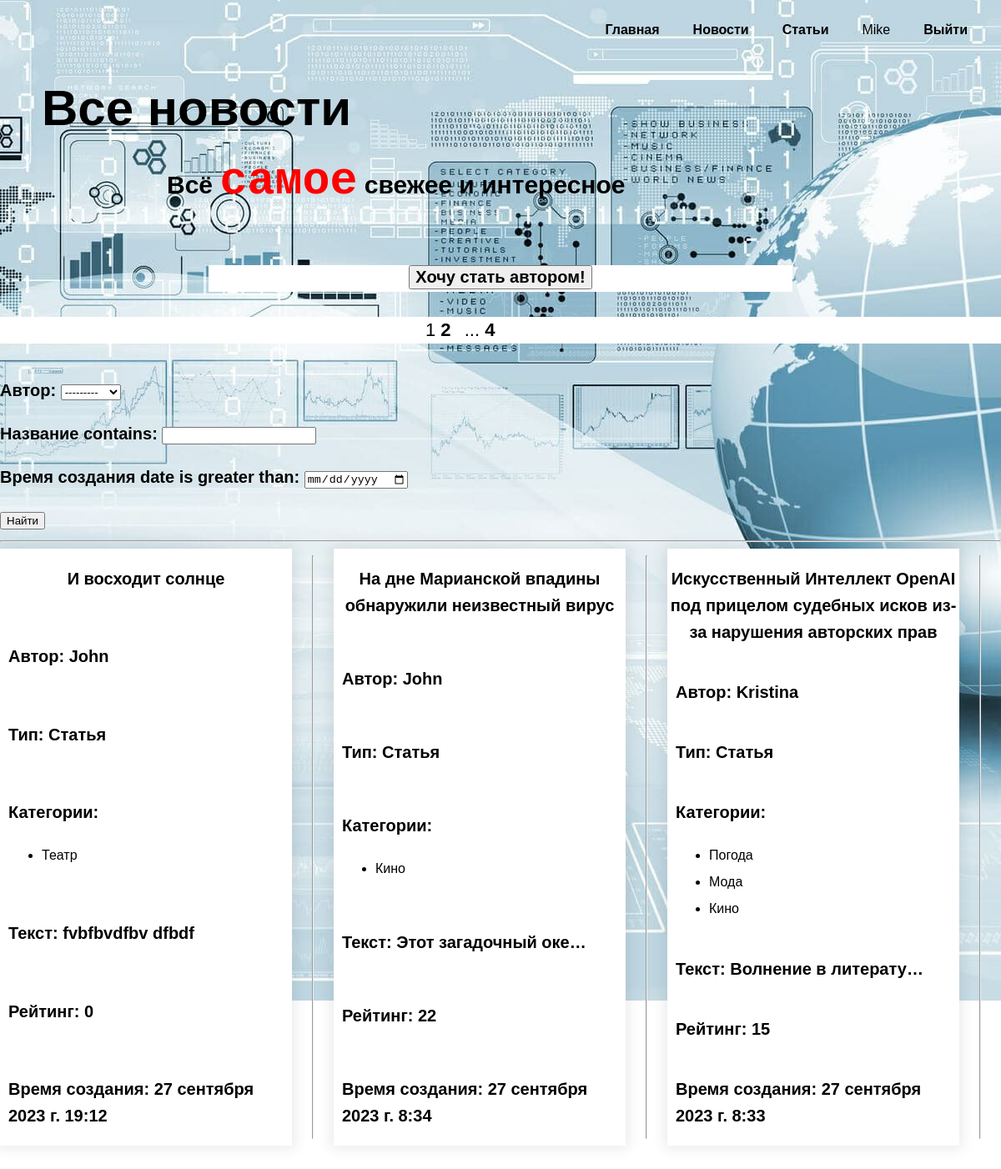
/articles/ (signed in), run on the app's committed database.
### mainapp/models.py (models this page shows, shortened)
class Post(models.Model):
    STATYA = "St"
    NOVOST = "Nv"
    POST_TYPE_CHOICES = [
        (STATYA, "Статья"),
        (NOVOST, "Новость"),
    ]
    author = models.ForeignKey(Author, on_delete=models.CASCADE, related_name='author_post', verbose_name='Автор')
    type = models.CharField(max_length=2, choices=POST_TYPE_CHOICES, default=NOVOST, verbose_name='Тип поста')
    time_created = models.DateTimeField(auto_now_add=True, verbose_name='Время создания')
    category = models.ManyToManyField(Category, through="PostCategory", verbose_name='Категория')
    title = models.CharField(max_length=255, verbose_name='Название')
    text = models.TextField(verbose_name='Текст')
    rating = models.IntegerField(default=0, verbose_name='Рейтинг')
    slug = models.SlugField(max_length=255, unique=True, db_index=True, verbose_name="URL")
    class Meta:
        verbose_name = 'Пост'
        verbose_name_plural = 'Посты'
    def get_absolute_url(self):
        return reverse('post', kwargs={'post_slug': self.slug})
    def get_category_list(self):
        queryset_category = self.category.values()
        return [i['name'] for i in queryset_category]

class Author(models.Model):
    user = models.OneToOneField(User, on_delete=models.CASCADE, verbose_name='Пользователь')
    rating = models.IntegerField(default=0, verbose_name='Рейтинг')
    def __str__(self):
        return str(self.user)
    class Meta:
        verbose_name = 'Автор'
        verbose_name_plural = 'Авторы'

class Category(models.Model):
    name = models.CharField(max_length=100, unique=True, verbose_name='Категория')
    slug = models.SlugField(max_length=255, unique=True, db_index=True, verbose_name="URL")
    class Meta:
        verbose_name = 'Категория'
        verbose_name_plural = 'Категории'

### mainapp/views.py (the view)
# urls.py: path('articles/', ShowAllArticles.as_view(), name='show_all_articles'),
class ShowAllArticles(ListView):
    model = Post
    template_name = 'mainapp/show-all-posts.html'
    context_object_name = 'posts'
    paginate_by = 3
    def get_context_data(self, *, object_list=None, **kwargs):
        context = super().get_context_data(**kwargs)
        if self.request.user.groups.filter(name='authors').exists():
            context['menu'] = menu + [
                {'title': 'Создать статью', 'url_name': 'create_articles'}]
        else:
            context['menu'] = menu
        context['title'] = 'Статьи'
        context['filterset'] = self.filterset
        context['is_author'] = self.request.user.groups.filter(name='authors').exists()
        return context
    def get_queryset(self):
        queryset = Post.objects.filter(type='St').order_by('-time_created')
        self.filterset = PostFilter(self.request.GET, queryset)
        return self.filterset.qs

### mainapp/templatetags/custom_filters.py (called while the page is built)
@register.filter()
def bad_words(text_string):
    res = []
    try:
        for word in text_string.split():
            if word.lower().strip(punctuation) in bad_words2:
                if word[-1] in punctuation:
                    word = word[0] + '*' * (len(word) - 2) + word[-1]
                else:
                    word = word[0] + '*' * (len(word) - 1)
            res.append(word)
    except Exception:
        print("Oops! That was no string. Try again...")
    return ' '.join(res)

@register.simple_tag(takes_context=True)
def url_replace(context, **kwargs):
    d = context['request'].GET.copy()
    for k, v in kwargs.items():
        d[k] = v
    return d.urlencode()

### mainapp/templates/mainapp/show-all-posts.html (shortened to what this page needs)
{% extends 'mainapp/base.html' %}
{% load custom_filters %}
{% load static %}
{% block extrastyle %}
<link rel="stylesheet" href="{% static 'mainapp/css/show-all-posts-style.css' %}">
{% endblock %}
{% block main %}
	<main class="main-page">
		<div class="container">
		<h1 class="heading">Все новости</h1>
		<p>Всё <span>самое</span> свежее и интересное</p>
		</div>
	</main>
	{% endblock main %}
{% block content %}
<div class="wanna_be">
	{% if is_author %}
		<p>Привет, <span>{{ user.username }}</span>! Ждём от тебя новых постов!</p>
	{% else %}
		<button> <a href="{% url 'upgrade' %}"> Хочу стать автором!</a> </button>
	{% endif %}
</div>
<div class="temporary">
 <div class="pagination">
   {{ page_obj.number }}
   {% if page_obj.has_next %}
       <a href="?{% url_replace page=page_obj.next_page_number %}">{{ page_obj.next_page_number }}</a>
       {% if paginator.num_pages != page_obj.next_page_number %}
           ...
           <a href="?{% url_replace page=page_obj.paginator.num_pages %}">{{ page_obj.paginator.num_pages }}</a>
       {% endif %}
   {% endif %}
</div>
</div>
	<div>
	<form action="" method="get">
       {{ filterset.form.as_p }}
       <input type="submit" value="Найти" />
   </form>
   <hr>
</div>
	<div id="blog-posts" class="blog-cards">
			{% for p in posts %}
			<div class="blog-card-page 1">
				<div class="blog-title-page"><p><a href="{{ p.get_absolute_url }}">{{ p.title|truncatewords:12|bad_words }}</a></p></div>
				<div class="blog-date-page"><p>Автор: {{ p.author }}</p></div>
				<div class="blog-date-page"><p>Тип: {{ p.get_type_display }}</p></div>
				<div class="blog-date-page">
					<p class="post-content">Категории:
						<ul>
							{% for cat in  p.get_category_list %}
								<li>{{ cat }}</li>
							{% endfor %}
						</ul>
					</p>
				</div>
				<div class="blog-date-page"><p>Текст: {{ p.text|truncatechars:20|bad_words }}</p></div>
				<div class="blog-date-page"><p>Рейтинг: {{ p.rating }}</p></div>
				<div class="blog-date-page"><p>Время создания: {{ p.time_created }}</p></div>
			</div>
		<hr>
			{% endfor %}
		</div>
{% endblock content %}

### mainapp/templates/mainapp/base.html (shortened to what this page needs)
{% load static %}
<!DOCTYPE html>
<html lang="en">
<head>
    <link rel="stylesheet" type="text/css" href="{% static 'mainapp/css/home-style.css' %}">
	{% block extrastyle %}
	{% endblock %}
</head>
<body>
    <header class="page-header">
		<nav>
			<ul class="menu">
				{% for m in menu %}
					<li><a href="{% url m.url_name %}">{{m.title}}</a></li>
				{% endfor %}
				{% if user.is_authenticated %}
					<li><span>{{ user.username }}</span></li>
					<li><a href="{% url 'account_logout' %}">Выйти</a></li>
				{% else %}
					<li><a href="{% url 'account_login' %}">Вход</a></li>
					<li><a href="{% url 'account_signup' %}">Регистрация</a></li>
				{% endif %}
			</ul>
		</nav>
	</header>
	{% block main %}{% endblock main %}
	{% block content %}
	{% endblock %}
</body>
</html>

### static/mainapp/css/home-style.css (style rules this page uses)
*,*:before,*:after { -moz-box-sizing: border-box; -webkit-box-sizing: border-box; box-sizing: border-box; }
body { margin: 0; min-width: 960px; font-family: "Montserrat", "Helvetica", "Arial", sans-serif; font-size: 16px; line-height: 32px; background-image: url("../images/news_1.jpg"); background-repeat: no-repeat; background-position: top center; }
a { text-decoration: none; color: black; font-weight: 600; }
.page-header { margin-bottom: 180px; }
.menu { max-width: 1440px; margin:0 auto; margin-top: 20px; display: flex; justify-content: flex-end; list-style-type: none; }
li { margin-right: 40px; }
.heading { margin: 0 0 24px; font-size: 60px; line-height: 96px; }
.main-page span { color: red; font-size: 55px; font-family: monospace; }
.main-page { margin-bottom: 480px; }
.main-page .container { max-width: 1440px; margin:0 auto; padding-left: 50px; }
.main-page p { font-size: 30px; margin-left: 150px; margin-top: 0; }

### static/mainapp/css/show-all-posts-style.css (style rules this page uses)
body { background-image: url("../images/news_2.jpg"); font-family: "Montserrat", "Helvetica", "Arial", sans-serif; font-size: 16px; line-height: 32px; }
.page-header { margin-bottom: 30px; }
.heading { margin: 0 0 24px; font-size: 60px; line-height: 96px; }
.main-page span { color: red; font-size: 55px; font-family: monospace; }
.main-page { margin-bottom: 80px; }
.temporary { width: auto; background-color: white; }
.pagination { width:180px; margin: 0px auto; margin-bottom:40px; font-size: 22px; }
.pagination a { margin-right: 10px; }
.blog-cards { width: 100%; height: auto; display: flex; flex-wrap: wrap; justify-content: space-between; row-gap: 20px; margin-bottom: 50px; }
.blog-card-page { width: 350px; height: auto; background: #fff; display: flex; flex-direction: column; justify-content: space-between; box-shadow:0 0 15px 4px rgba(0,0,0,0.08); }
.blog-title-page { text-align: center; font-size: 18px; font-weight: bold; }
.blog-date-page { margin-left: 10px; margin-bottom 0px; padding 0px; }
.wanna_be { width: 700px; text-align: center; margin: 0px auto; margin-bottom: 30px; background-color: white; }
.wanna_be a, p { font-size: 20px; font-weight: 700; }

### data on the page
Post: title|bad_words "И восходит солнце", author "John", type "Статья", text|bad_words "fvbfbvdfbv dfbdf", rating "0", time_created "27 сентября 2023 г. 19:12"
Category: get_category_list "Театр"
Post: title|bad_words "На дне Марианской впадины обнаружили неизвестный вирус", author "John", type "Статья", text|bad_words "Этот загадочный оке…", rating "22", time_created "27 сентября 2023 г. 8:34"
Category: get_category_list "Кино" "Кино"
Post: title|bad_words "Искусственный Интеллект OpenAI под прицелом судебных исков из-за нарушения авторских прав", author "Kristina", type "Статья", text|bad_words "Волнение в литерату…", rating "15", time_created "27 сентября 2023 г. 8:33"
Category: get_category_list "Погода"
Category: get_category_list "Мода"

### other printed values
{{ m.title }} "Главная" "Новости" "Статьи"
{{ user.username }} "Mike"
{{ page_obj.number }} "1"
{{ page_obj.next_page_number }} "2"
{{ page_obj.paginator.num_pages }} "4"
